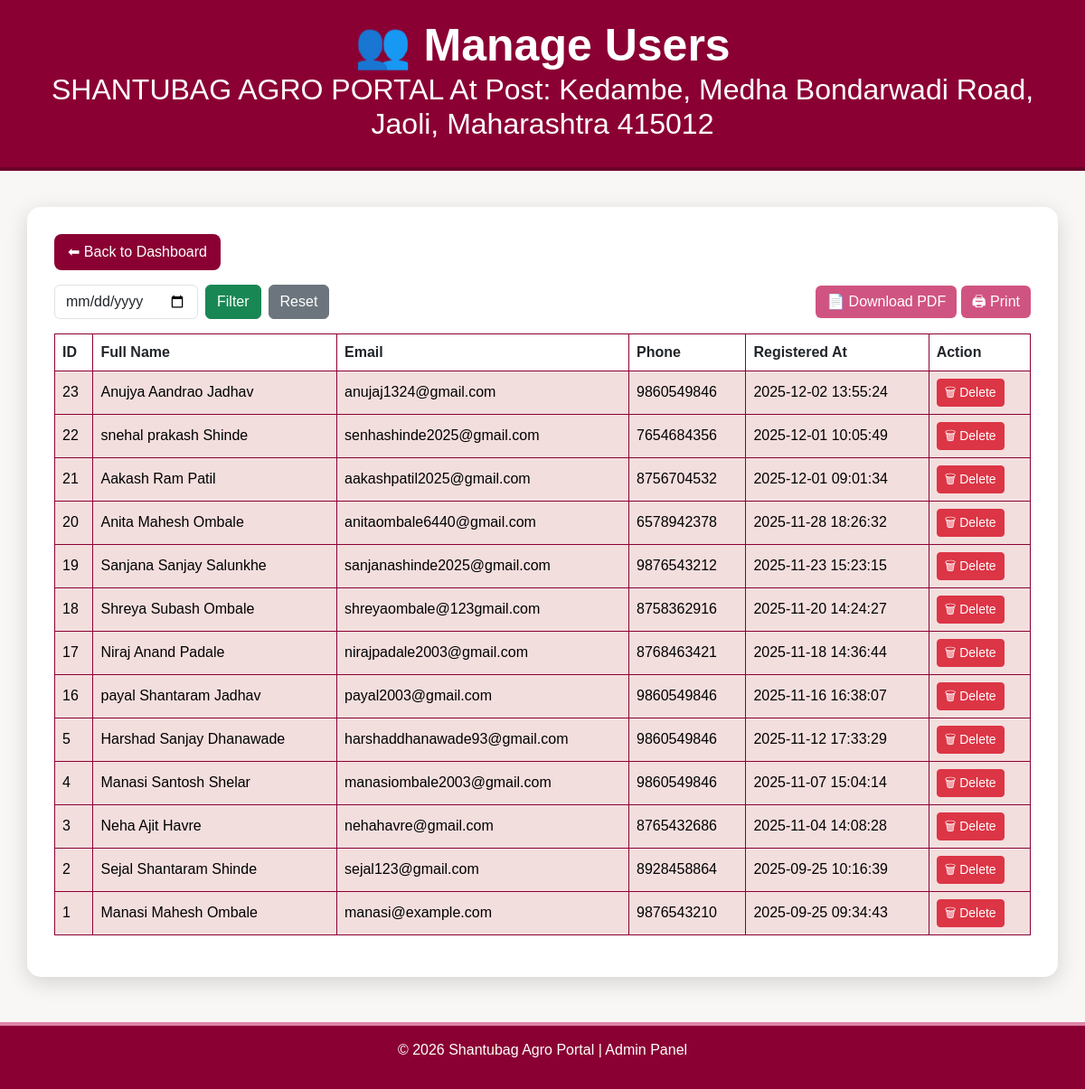
Screenshot of /manage_user.php with the database file from the repository.
### tables this page shows
CREATE TABLE `users` (
  `id` int(10) UNSIGNED NOT NULL,
  `fullname` varchar(100) NOT NULL,
  `email` varchar(100) NOT NULL,
  `password` varchar(255) NOT NULL,
  `phone` varchar(15) DEFAULT NULL,
  `created_at` timestamp NOT NULL DEFAULT current_timestamp()
);

### manage_user.php (the view, shortened to what this page needs)
<?php
include("db_connect.php");
$filter_date = isset($_GET['filter_date']) ? $_GET['filter_date'] : '';
$query = "SELECT * FROM users";
$query .= " ORDER BY id DESC";
$result = $conn->query($query);
?>
<!DOCTYPE html>
<html lang="en">
<head>
<link href="https://cdn.jsdelivr.net/npm/bootstrap@5.3.0/dist/css/bootstrap.min.css" rel="stylesheet">
</head>
<body>
<header>
    <h1>👥 Manage Users</h1>
    <h2>SHANTUBAG AGRO PORTAL
        At Post: Kedambe, Medha Bondarwadi Road, Jaoli, Maharashtra 415012
    </h2>
</header>
<div class="container">
    <div class="d-flex justify-content-between align-items-center mb-3">
        <a href="AdminDashboard.php" class="back-btn">⬅ Back to Dashboard</a>
    </div>
    <div class="filter-section d-flex justify-content-between align-items-center mb-3">
        <form method="GET" class="d-flex gap-2">
            <input type="date" name="filter_date" class="form-control" value="<?= htmlspecialchars($filter_date) ?>">
            <button type="submit" class="btn btn-success">Filter</button>
            <a href="manage_user.php" class="btn btn-secondary">Reset</a>
        </form>
        <div>
            <button onclick="generatePDF()" class="btn btn-pdf">📄 Download PDF</button>
            <button onclick="window.print()" class="btn btn-print">🖨 Print</button>
        </div>
    </div>
    <div class="table-responsive">
        <table class="table table-bordered table-hover align-middle" id="userTable">
            <thead>
                <tr>
                    <th>ID</th>
                    <th>Full Name</th>
                    <th>Email</th>
                    <th>Phone</th>
                    <th>Registered At</th>
                    <th>Action</th>
                </tr>
            </thead>
            <tbody>
                <?php if ($result->num_rows > 0): ?>
                    <?php while($row = $result->fetch_assoc()): ?>
                    <tr>
                        <td><?= $row['id']; ?></td>
                        <td><?= htmlspecialchars($row['fullname']); ?></td>
                        <td><?= htmlspecialchars($row['email']); ?></td>
                        <td><?= htmlspecialchars($row['phone']); ?></td>
                        <td><?= $row['created_at']; ?></td>
                        <td>
                            <a class="btn btn-danger btn-sm"
                               href="manage_user.php?delete=<?= $row['id']; ?>"
                               onclick="return confirm('Are you sure you want to delete this user?')">🗑 Delete</a>
                        </td>
                    </tr>
                    <?php endwhile; ?>
                <?php else: ?>
                    <tr><td colspan="6" class="text-center text-danger">❌ No users found.</td></tr>
                <?php endif; ?>
            </tbody>
        </table>
    </div>
</div>
<footer>
    <p>&copy; <?= date("Y"); ?> Shantubag Agro Portal | Admin Panel</p>
</footer>
</body>
</html>

### manage_user.php (style rules this page uses)
body { background: #f8f7f5ff; font-family: 'Poppins', sans-serif; }
header { background: #8b0033; color: white; padding: 20px; text-align: center; border-bottom: 4px solid #6a0028; }
h1 { margin: 0; font-size: 50px; font-weight: 600; }
.container { background: #ffffff; border-radius: 15px; box-shadow: 0 6px 25px rgba(0,0,0,0.15); padding: 30px; margin-top: 40px; }
.back-btn { background: #8b0033; color: white; border-radius: 8px; padding: 8px 15px; text-decoration: none; }
.table thead { background: #d9a8a8; color: black; border: 1px solid #8b0033; }
.table tbody tr td { background: #f3dede; border: 1px solid #8b0033; color: black; }
footer { background: #8b0033; color: white; text-align: center; padding: 15px; margin-top: 50px; border-top: 4px solid #df84a7ff; }
.btn-print, .btn-pdf { background-color: #d05481ff; color: white; border: none; }

### rows the page displays
users: id "23", fullname "Anujya Aandrao Jadhav", email "anujaj1324@gmail.com", phone "9860549846", created_at "2025-12-02 13:55:24"
users: id "22", fullname "snehal prakash Shinde", email "senhashinde2025@gmail.com", phone "7654684356", created_at "2025-12-01 10:05:49"
users: id "21", fullname "Aakash Ram Patil", email "aakashpatil2025@gmail.com", phone "8756704532", created_at "2025-12-01 09:01:34"
users: id "20", fullname "Anita Mahesh Ombale", email "anitaombale6440@gmail.com", phone "6578942378", created_at "2025-11-28 18:26:32"
users: id "19", fullname "Sanjana Sanjay Salunkhe", email "sanjanashinde2025@gmail.com", phone "9876543212", created_at "2025-11-23 15:23:15"
users: id "18", fullname "Shreya Subash Ombale", email "shreyaombale@123gmail.com", phone "8758362916", created_at "2025-11-20 14:24:27"
users: id "17", fullname "Niraj Anand Padale", email "nirajpadale2003@gmail.com", phone "8768463421", created_at "2025-11-18 14:36:44"
users: id "16", fullname "payal Shantaram Jadhav", email "payal2003@gmail.com", phone "9860549846", created_at "2025-11-16 16:38:07"
users: id "5", fullname "Harshad Sanjay Dhanawade", email "harshaddhanawade93@gmail.com", phone "9860549846", created_at "2025-11-12 17:33:29"
users: id "4", fullname "Manasi Santosh Shelar", email "manasiombale2003@gmail.com", phone "9860549846", created_at "2025-11-07 15:04:14"
users: id "3", fullname "Neha Ajit Havre", email "nehahavre@gmail.com", phone "8765432686", created_at "2025-11-04 14:08:28"
users: id "2", fullname "Sejal Shantaram Shinde", email "sejal123@gmail.com", phone "8928458864", created_at "2025-09-25 10:16:39"
users: id "1", fullname "Manasi Mahesh Ombale", email "manasi@example.com", phone "9876543210", created_at "2025-09-25 09:34:43"
